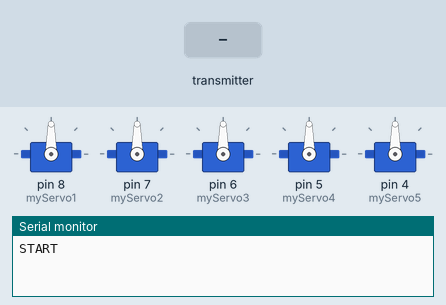
Recording of a sketch running on a simulated Arduino Uno, built with avr-gcc and run on an emulated ATmega328P. On the bench: 5 × servo, the last lines printed to the serial monitor. Inputs (shaded band) come from the test bench. No radio packets arrive unless stated.

Above: at 1.2 s.
1.3 s: the transmitter starts sending msg.0 = 0
At 2.3 s:
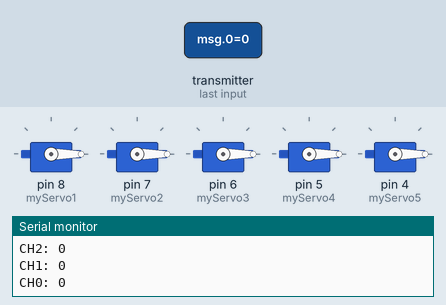
2.8 s: the transmitter starts sending msg.1 = 128
At 3.4 s:
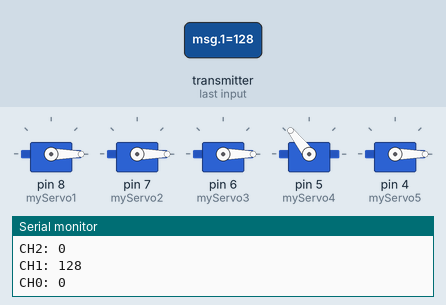
4.3 s: the transmitter starts sending msg.2 = 64
At 5.5 s:
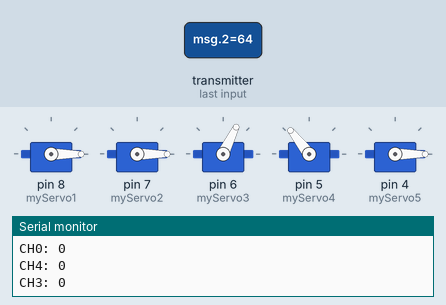
5.8 s: the transmitter starts sending msg.0 = 64
At 6.9 s:
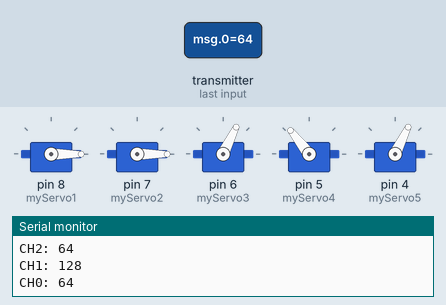
7.4 s: the transmitter starts sending msg.1 = 0
At 8.1 s:
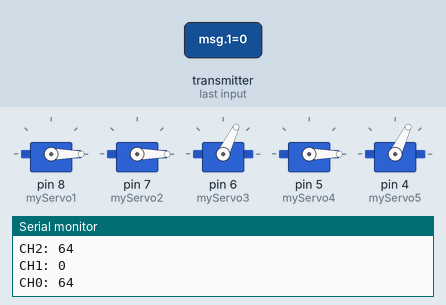
8.9 s: the transmitter starts sending msg.3 = 64
At 9.2 s:
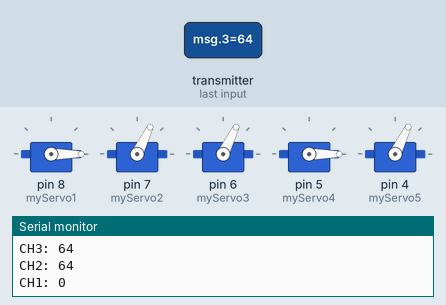
Timing chart, 0 to 11.4 s (numbered marks = the images above; inputs shaded):
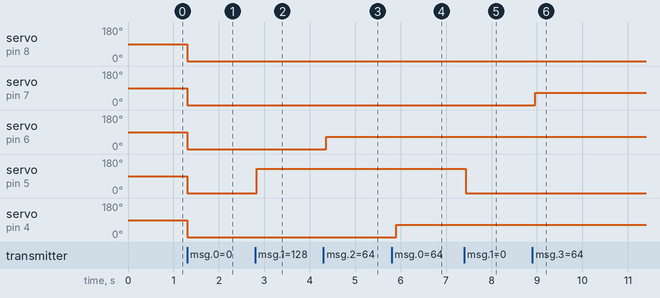

Measured:
- after the input at 1.3 s, servo on pin 8 (myServo1), servo on pin 7 (myServo2), servo on pin 6 (myServo3), servo on pin 5 (myServo4), servo on pin 4 (myServo5): 90° → 0° at once
- after the input at 2.8 s, servo on pin 5 (myServo4): 0° → 128° at once
- after the input at 4.3 s, servo on pin 6 (myServo3): 0° → 64° after 0.07 s
- after the input at 5.8 s, servo on pin 4 (myServo5): 0° → 64° after 0.10 s
- after the input at 7.4 s, servo on pin 5 (myServo4): 128° → 0° at once
- after the input at 8.9 s, servo on pin 7 (myServo2): 0° → 64° after 0.07 s

The sketch:

MainCode.ino
```cpp
/*
  Mach Thu - Bo thu dieu khien ban tay robot (RF24)
  Tac gia: Tung Lam Automatic

  Mo ta:
  - Nhan 5 kenh goc servo qua nRF24L01.
  - Dieu khien 5 servo tuong ung ngon tay.

  So do chan:
  - nRF24L01: CE = D9, CSN = D10 (SPI mac dinh)
  - Servo: D8, D7, D6, D5, D4
*/

#include <SPI.h>
#include <nRF24L01.h>
#include <RF24.h>
#include <Servo.h>

// Tao doi tuong RF24
RF24 radio(9, 10); // CE, CSN

// Dia chi giao tiep giua 2 module
const byte address[6] = "00001";

// Khai bao servo
Servo myServo1;
Servo myServo2;
Servo myServo3;
Servo myServo4;
Servo myServo5;

byte msg[5];

void setup()
{
  while (!Serial);
  Serial.begin(9600);

  // Gan chan servo
  myServo1.attach(8);
  myServo2.attach(7);
  myServo3.attach(6);
  myServo4.attach(5);
  myServo5.attach(4);

  // Khoi tao RF
  radio.begin();
  radio.openReadingPipe(0, address);
  radio.startListening();
  Serial.println("START");
}

void loop()
{
  if (radio.available())
  {
    radio.read(msg, sizeof(msg));

    // In gia tri nhan
    Serial.print("CH4: "); Serial.println(msg[4]);
    Serial.print("CH3: "); Serial.println(msg[3]);
    Serial.print("CH2: "); Serial.println(msg[2]);
    Serial.print("CH1: "); Serial.println(msg[1]);
    Serial.print("CH0: "); Serial.println(msg[0]);

    // Dieu khien servo theo goc nhan
    myServo1.write(msg[4]); // A1
    myServo2.write(msg[3]); // A2
    myServo3.write(msg[2]); // A3
    myServo4.write(msg[1]); // A4
    myServo5.write(msg[0]); // A5

    delay(100);
  }
}
```
